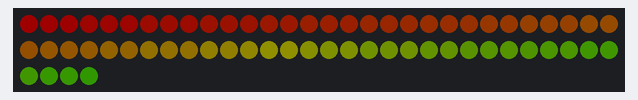
Bench run of a sketch on a simulated Arduino Uno, built with avr-gcc and run on an emulated ATmega328P. Parts: 64 RGB LEDs in strip order, left to right, continuing on the next row. Dim RGB values are drawn brighter than linear.

Above: at 0.16 s.
At 5.24 s:
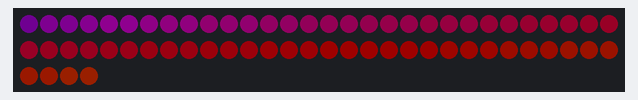
At 9.99 s:
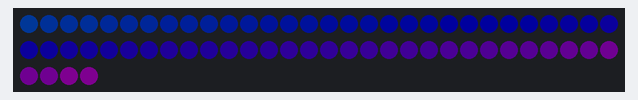
At 19.83 s:
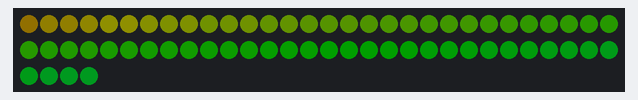
At 29.67 s:
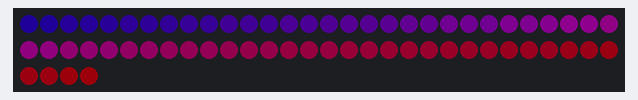
At 39.82 s:
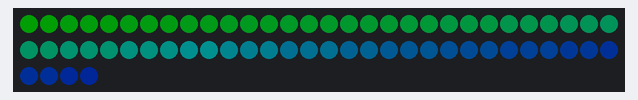

The sketch:

Neo_9.ino
```cpp
#include <Adafruit_NeoPixel.h>

Adafruit_NeoPixel strip(64, 6);

int pixel = 0;

void setup() {
strip.begin();
strip.clear();
strip.setBrightness(30);
}


void loop() {

  uint16_t i, j;

  for(j=0; j<256; j++) {
    for(i=0; i<strip.numPixels(); i++) {
      strip.setPixelColor(i, Wheel((i+j)));
    }
    strip.show();
    delay(20);
  }


}

uint32_t Wheel(byte WheelPos) {
  WheelPos = 255 - WheelPos;
  if(WheelPos < 85) {return strip.Color(255 - WheelPos * 3, 0, WheelPos * 3);}
  if(WheelPos < 170) {WheelPos -= 85; return strip.Color(0, WheelPos * 3, 255 - WheelPos * 3);}
  WheelPos -= 170;  return strip.Color(WheelPos * 3, 255 - WheelPos * 3, 0);
}
```
